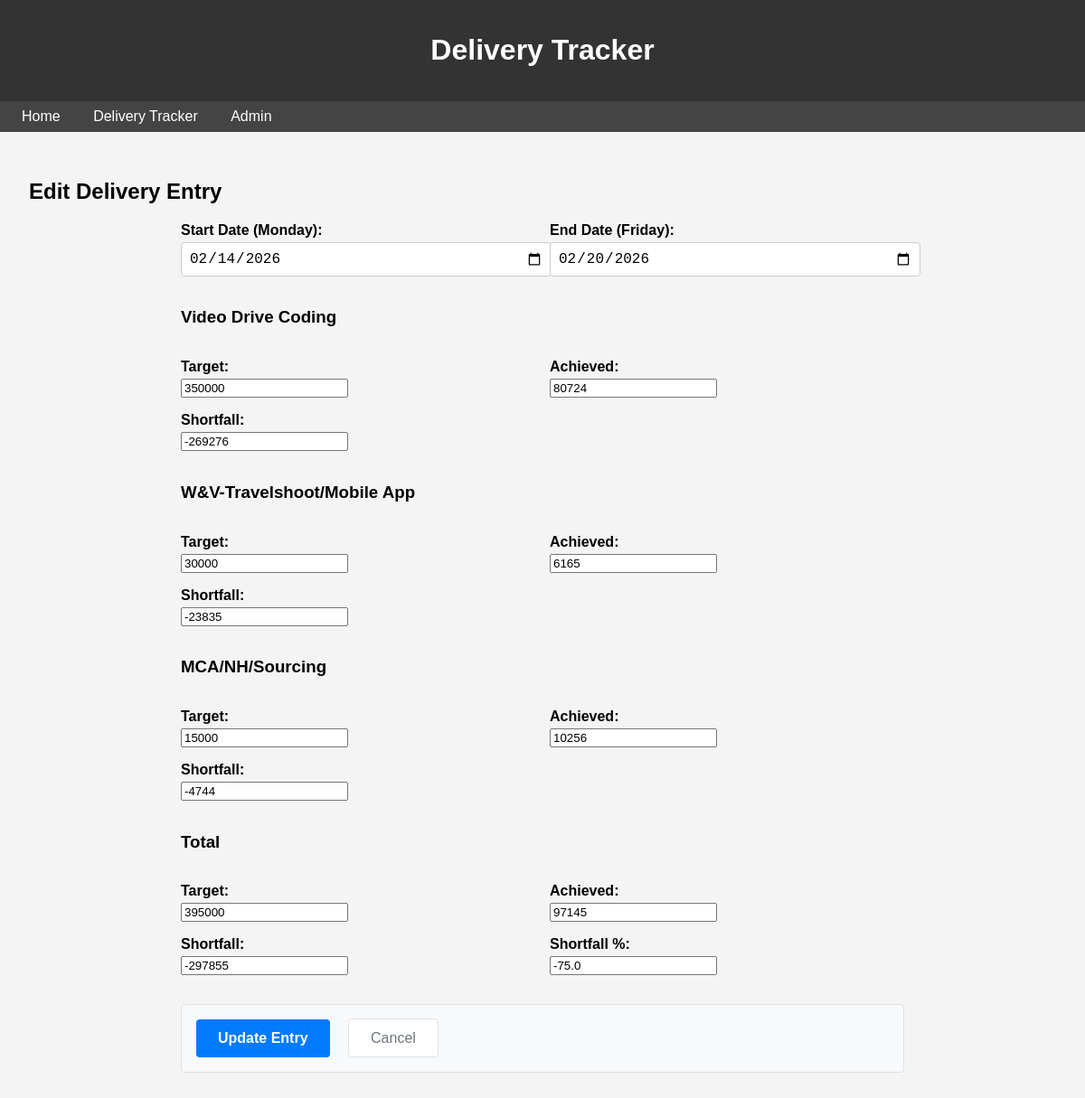
The page /tracker/6/update/ on the database its author committed.
### tracker/models.py (models this page shows, shortened)
class WeeklyDelivery(models.Model):
    start_date = models.DateField(default=date.today, help_text="Start date of the week (Monday)")
    end_date = models.DateField(default=date.today, help_text="End date of the week (Friday)")
    video_drive_target = models.IntegerField(default=0)
    video_drive_achieved = models.IntegerField(default=0)
    video_drive_shortfall = models.IntegerField(default=0)
    travel_mobile_target = models.IntegerField(default=0)
    travel_mobile_achieved = models.IntegerField(default=0)
    travel_mobile_shortfall = models.IntegerField(default=0)
    mca_sourcing_target = models.IntegerField(default=0)
    mca_sourcing_achieved = models.IntegerField(default=0)
    mca_sourcing_shortfall = models.IntegerField(default=0)
    total_target = models.IntegerField(default=0)
    total_achieved = models.IntegerField(default=0)
    total_shortfall = models.IntegerField(default=0)
    shortfall_percentage = models.FloatField(default=0.0, help_text="Shortfall percentage, e.g., -80")
    class Meta:
        ordering = ['-start_date']  # Most recent first

### tracker/views.py (the view)
# urls.py: path('<int:pk>/update/', views.DeliveryUpdateView.as_view(), name='delivery_update'),
class DeliveryUpdateView(UpdateView):
    model = WeeklyDelivery
    template_name = 'tracker/delivery_form.html'
    fields = '__all__'
    success_url = reverse_lazy('delivery_list')

### tracker/templates/tracker/delivery_form.html (shortened to what this page needs)
{% extends 'pages/base.html' %}
{% block content %}
<h2>{% if object %}Edit{% else %}Add New{% endif %} Delivery Entry</h2>
<form method="post" style="max-width: 800px; margin: 0 auto;">
    <div style="display: grid; grid-template-columns: 1fr 1fr; gap: 1rem;">
        <div class="form-field">
            <label for="{{ form.start_date.id_for_label }}">Start Date (Monday):</label>
            <div class="date-input-container">
                <input type="date" name="start_date" id="{{ form.start_date.id_for_label }}" value="{% if form.start_date.value %}{{ form.start_date.value|date:'Y-m-d' }}{% endif %}" class="date-input">
            </div>
        </div>
        <div class="form-field">
            <label for="{{ form.end_date.id_for_label }}">End Date (Friday):</label>
            <div class="date-input-container">
                <input type="date" name="end_date" id="{{ form.end_date.id_for_label }}" value="{% if form.end_date.value %}{{ form.end_date.value|date:'Y-m-d' }}{% endif %}" class="date-input">
            </div>
        </div>
        <h3 class="form-section" style="grid-column: span 2;">Video Drive Coding</h3>
        <div class="form-field">
            <label for="{{ form.video_drive_target.id_for_label }}">Target:</label>
            {{ form.video_drive_target }}
        </div>
        <div class="form-field">
            <label for="{{ form.video_drive_achieved.id_for_label }}">Achieved:</label>
            {{ form.video_drive_achieved }}
        </div>
        <div class="form-field">
            <label for="{{ form.video_drive_shortfall.id_for_label }}">Shortfall:</label>
            {{ form.video_drive_shortfall }}
        </div>
        <div></div>
        <h3 class="form-section" style="grid-column: span 2;">W&V-Travelshoot/Mobile App</h3>
        <div class="form-field">
            <label for="{{ form.travel_mobile_target.id_for_label }}">Target:</label>
            {{ form.travel_mobile_target }}
        </div>
        <div class="form-field">
            <label for="{{ form.travel_mobile_achieved.id_for_label }}">Achieved:</label>
            {{ form.travel_mobile_achieved }}
        </div>
        <div class="form-field">
            <label for="{{ form.travel_mobile_shortfall.id_for_label }}">Shortfall:</label>
            {{ form.travel_mobile_shortfall }}
        </div>
        <div></div>
        <h3 class="form-section" style="grid-column: span 2;">MCA/NH/Sourcing</h3>
        <div class="form-field">
            <label for="{{ form.mca_sourcing_target.id_for_label }}">Target:</label>
            {{ form.mca_sourcing_target }}
        </div>
        <div class="form-field">
            <label for="{{ form.mca_sourcing_achieved.id_for_label }}">Achieved:</label>
            {{ form.mca_sourcing_achieved }}
        </div>
        <div class="form-field">
            <label for="{{ form.mca_sourcing_shortfall.id_for_label }}">Shortfall:</label>
            {{ form.mca_sourcing_shortfall }}
        </div>
        <div></div>
        <h3 class="form-section" style="grid-column: span 2;">Total</h3>
        <div class="form-field">
            <label for="{{ form.total_target.id_for_label }}">Target:</label>
            {{ form.total_target }}
        </div>
        <div class="form-field">
            <label for="{{ form.total_achieved.id_for_label }}">Achieved:</label>
            {{ form.total_achieved }}
        </div>
        <div class="form-field">
            <label for="{{ form.total_shortfall.id_for_label }}">Shortfall:</label>
            {{ form.total_shortfall }}
        </div>
        <div class="form-field">
            <label for="{{ form.shortfall_percentage.id_for_label }}">Shortfall %:</label>
            {{ form.shortfall_percentage }}
        </div>
    </div>
    <div class="submit-section">
        <button type="submit" style="background-color: #007bff; color: white; padding: 0.75rem 1.5rem; border: none; border-radius: 4px; cursor: pointer; font-size: 1rem; font-weight: bold;">{% if object %}Update{% else %}Create{% endif %} Entry</button>
        <a href="{% url 'delivery_list' %}" style="margin-left: 1rem; color: #6c757d; text-decoration: none; padding: 0.75rem 1.5rem; border: 1px solid #dee2e6; border-radius: 4px; background-color: #fff;">Cancel</a>
    </div>
</form>
{% endblock %}

### pages/templates/pages/base.html (style rules this page uses)
body { font-family: Arial, sans-serif; margin: 0; padding: 0; background-color: #f4f4f4; }

### tracker/templates/tracker/delivery_form.html (style rules this page uses)
.form-field input[type="date"] { width: 100%; padding: 0.5rem; border: 1px solid #ccc; border-radius: 4px; font-size: 1rem; background-color: white; cursor: pointer; }
.date-input-container { position: relative; }
.form-field label { display: block; margin-bottom: 0.25rem; font-weight: bold; }
.submit-section { margin-top: 2rem; padding: 1rem; background-color: #f8f9fa; border-radius: 4px; border: 1px solid #dee2e6; }

### rows shown on the page
WeeklyDelivery: start_date "02/14/2026", end_date "02/20/2026", video_drive_target "350000", video_drive_achieved "80724", video_drive_shortfall "-269276", travel_mobile_target "30000", travel_mobile_achieved "6165", travel_mobile_shortfall "-23835", mca_sourcing_target "15000", mca_sourcing_achieved "10256", mca_sourcing_shortfall "-4744", total_target "395000", total_achieved "97145", total_shortfall "-297855", shortfall_percentage "-75.0"
